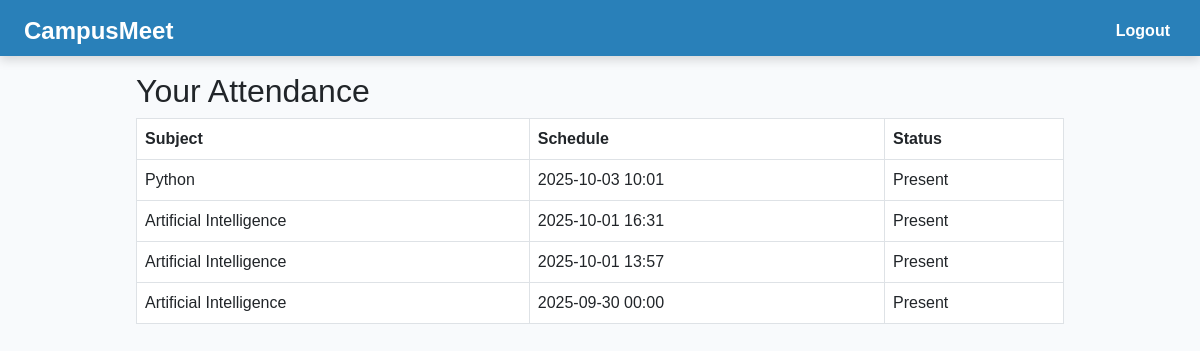
The page /student/attendance/ (signed in) on the database as committed earlier.
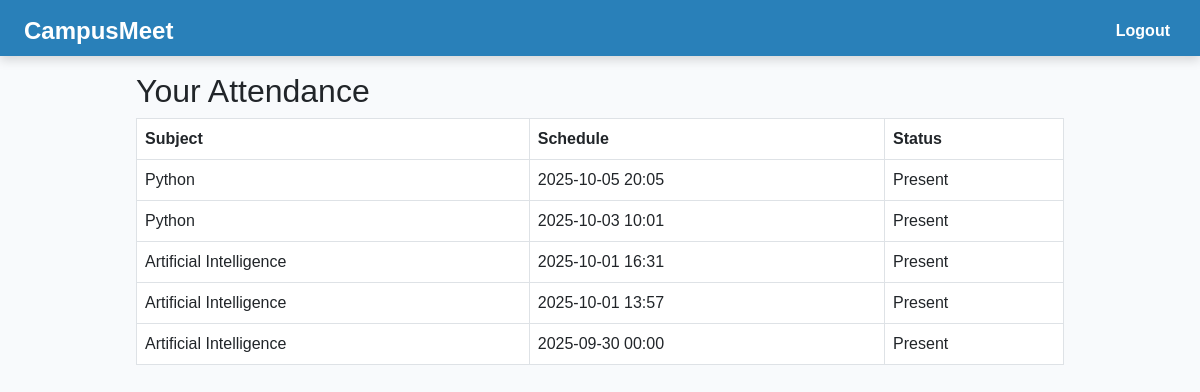
The same page on the database as committed later.
### main/models.py (models this page shows, shortened)
class Attendance(models.Model):
    meeting = models.ForeignKey(Meeting, on_delete=models.CASCADE)
    student = models.ForeignKey(User, on_delete=models.CASCADE, limit_choices_to={'userprofile__role': 'student'})
    join_time = models.DateTimeField(null=True, blank=True)
    leave_time = models.DateTimeField(null=True, blank=True)
    duration = models.DurationField(null=True, blank=True)
    present = models.BooleanField(default=False)  # Marked True if attendance criteria met

class Meeting(models.Model):
    subject = models.ForeignKey(Subject, on_delete=models.CASCADE)
    schedule_datetime = models.DateTimeField()
    meeting_link = models.URLField(blank=True, null=True)  # Placeholder for video call link
    video_room_link = models.CharField(max_length=255, blank=True, null=True)

class Subject(models.Model):
    name = models.CharField(max_length=100)
    department = models.ForeignKey(Department, on_delete=models.CASCADE)
    faculty = models.ForeignKey(User, on_delete=models.CASCADE, limit_choices_to={'userprofile__role': 'faculty'})

### main/views.py (the view)
# urls.py: path('student/attendance/', views.student_attendance, name='student_attendance'),
def student_attendance(request):
    attendances = Attendance.objects.filter(student=request.user).order_by('-meeting__schedule_datetime')
    context = {'attendances': attendances}
    return render(request, 'main/student_attendance.html', context)

### main/templates/main/student_attendance.html
{% extends "main/base.html" %}
{% block content %}
<h2>Your Attendance</h2>
{% if attendances %}
<table class="table table-bordered">
  <thead>
    <tr>
      <th>Subject</th>
      <th>Schedule</th>
      <th>Status</th>
    </tr>
  </thead>
  <tbody>
    {% for attendance in attendances %}
    <tr>
      <td>{{ attendance.meeting.subject.name }}</td>
      <td>{{ attendance.meeting.schedule_datetime|date:"Y-m-d H:i" }}</td>
      <td>{% if attendance.present %}Present{% else %}Absent{% endif %}</td>
    </tr>
    {% endfor %}
  </tbody>
</table>
{% else %}
<p>No attendance records available.</p>
{% endif %}
{% endblock %}

Rows that differ between the two databases and show on the page:
added Attendance: meeting.subject.name "Python", meeting.schedule_datetime "2025-10-05 20:05", present "Present"
